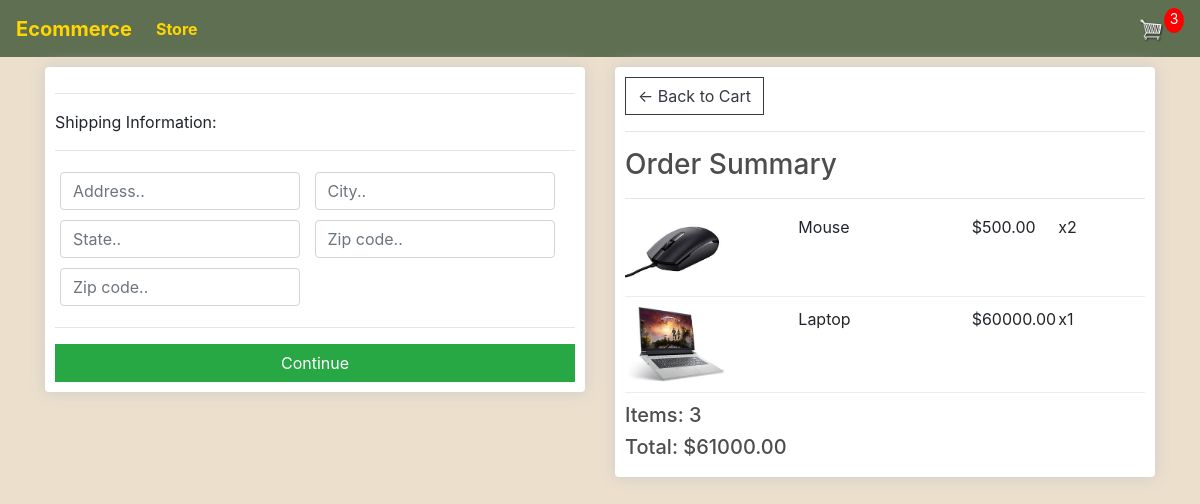
The page /cheackout (signed in) on the database its author committed.
### store/models.py (models this page shows, shortened)
class OrderItem(models.Model):
    product=models.ForeignKey(Product,on_delete=models.SET_NULL, null=True)
    order=models.ForeignKey(Order,on_delete=models.SET_NULL, null=True)
    quantity=models.IntegerField(default=0, null=True, blank=True)
    date_add=models.DateTimeField(auto_now_add=True)
    @property
    def get_total(self):
        total=self.product.price*self.quantity
        return total

class Product(models.Model):
    name=models.CharField(max_length=100)
    price=models.DecimalField(max_digits=7, decimal_places=2)
    digit=models.BooleanField(default=False,null=True,blank=True)
    image=models.ImageField(null=True, blank=True)
    @property
    def imageURL(self):
        try:
            url=self.image.url
        except:
            url=''
        return  url

class Order(models.Model):
    customer=models.ForeignKey(Customer, on_delete=models.SET_NULL, null=True, blank=True)
    date_ordered=models.DateTimeField(auto_now_add=True)
    complete=models.BooleanField(default=True)
    transaction_id=models.CharField(max_length=100, null=True)
    @property
    def shipping(self):
        shipping = False
        orderitems = self.orderitem_set.all()
        for i in orderitems:
            if i.product.digit == False:
                shipping = True
        return shipping
    @property
    def get_cart_total(self):
        orderitems=self.orderitem_set.all()
        total=sum([item.get_total for item in orderitems])
        return total
    @property
    def get_cart_items(self):
        orderitems=self.orderitem_set.all()
        total=sum([item.quantity for item in orderitems])
        return total

### store/views.py (the view)
# urls.py: path('cheackout', cheackout, name='cheackout'),
def cheackout(request):
	data = cartData(request)
	cartItems = data['cartItems']
	items = data['items']
	order = data['order']
	context = {'items':items, 'order':order, 'cartItems':cartItems}
	return render(request, 'store/cheackout.html', context)

### store/utils.py (called while the page is built)
def cartData(request):
    if request.user.is_authenticated:
        customer = request.user.customer
        order, created = Order.objects.get_or_create(customer=customer, complete=False)
        items = order.orderitem_set.all()
        cartItems = order.get_cart_items
    else:
        cookieData = cookieCart(request)
        order = cookieData['order']
        cartItems = cookieData['cartItems']
        items = cookieData['items']
    return {'cartItems':cartItems, 'order':order, 'items':items}

### store/templates/store/cheackout.html (shortened to what this page needs)
{% extends 'store/main.html' %}
{% load static %}
{% block content %}
     <div class="row">
		<div class="col-lg-6">
			<div class="box-element" id="form-wrapper">
				<form id="form">
					<div id="shipping-info">
						<hr>
						<p>Shipping Information:</p>
						<hr>
						<div class="form-field">
							<input class="form-control" type="text" name="address" placeholder="Address..">
						</div>
						<div class="form-field">
							<input class="form-control" type="text" name="city" placeholder="City..">
						</div>
						<div class="form-field">
							<input class="form-control" type="text" name="state" placeholder="State..">
						</div>
						<div class="form-field">
							<input class="form-control" type="text" name="zipcode" placeholder="Zip code..">
						</div>
						<div class="form-field">
							<input class="form-control" type="text" name="country" placeholder="Zip code..">
						</div>
					</div>
					<hr>
					<input id="form-button" class="btn btn-success btn-block" type="submit" value="Continue">
				</form>
			</div>
			<br>
		</div>
		<div class="col-lg-6">
			<div class="box-element">
				<a  class="btn btn-outline-dark" href="{% url 'cart' %}">&#x2190; Back to Cart</a>
				<hr>
				<h3>Order Summary</h3>
				<hr>
				{% for item in items %}
				<div class="cart-row">
					<div style="flex:2"><img class="row-image" src="{{item.product.imageURL}}"></div>
					<div style="flex:2"><p>{{item.product.name}}</p></div>
					<div style="flex:1"><p>${{item.product.price|floatformat:2}}</p></div>
					<div style="flex:1"><p>x{{item.quantity}}</p></div>
				</div>
				{% endfor %}
				<h5>Items:   {{order.get_cart_items}}</h5>
				<h5>Total:   ${{order.get_cart_total|floatformat:2}}</h5>
			</div>
		</div>
	</div>
{% endblock content %}

### static/css/main.css (style rules this page uses)
body { background-color: hsl(0, 0%, 98%); }
h1,h2,h3,h4,h5,h6 { color:hsl(0, 0%, 30%); }
.box-element { box-shadow:hsl(0, 0%, 80%) 0 0 16px; background-color: #fff; border-radius: 4px; padding: 10px; }
.col-lg-4, .col-lg-6, .col-lg-8, .col-lg-12 { margin-top: 10px; }
.btn { border-radius: 0; }
.row-image { width: 100px; }
.form-field { width:250px; display: inline-block; padding: 5px; }
.cart-row { display: flex; align-items: flex-stretch; padding-bottom: 10px; margin-bottom: 10px; border-bottom: 1px solid #ececec; }

### rows shown on the page
OrderItem: product.imageURL (picture), product.name "Mouse", product.price "500.00", quantity "2"
OrderItem: product.imageURL (picture), product.name "Laptop", product.price "60000.00", quantity "1"
Order: get_cart_items "3", get_cart_total "61000.00"

### other values the page prints
{{ cartItems }} "3"
